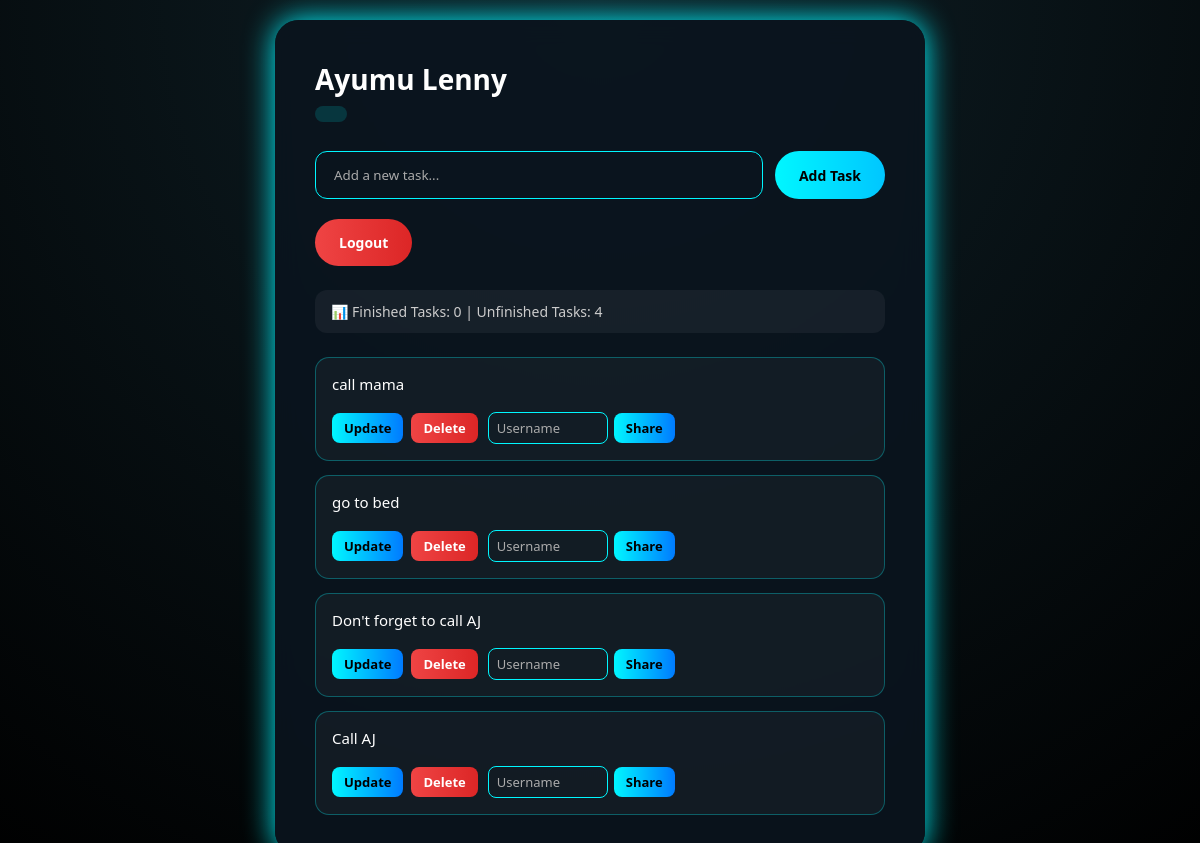
Page /home/ (signed in) on the earlier database version.
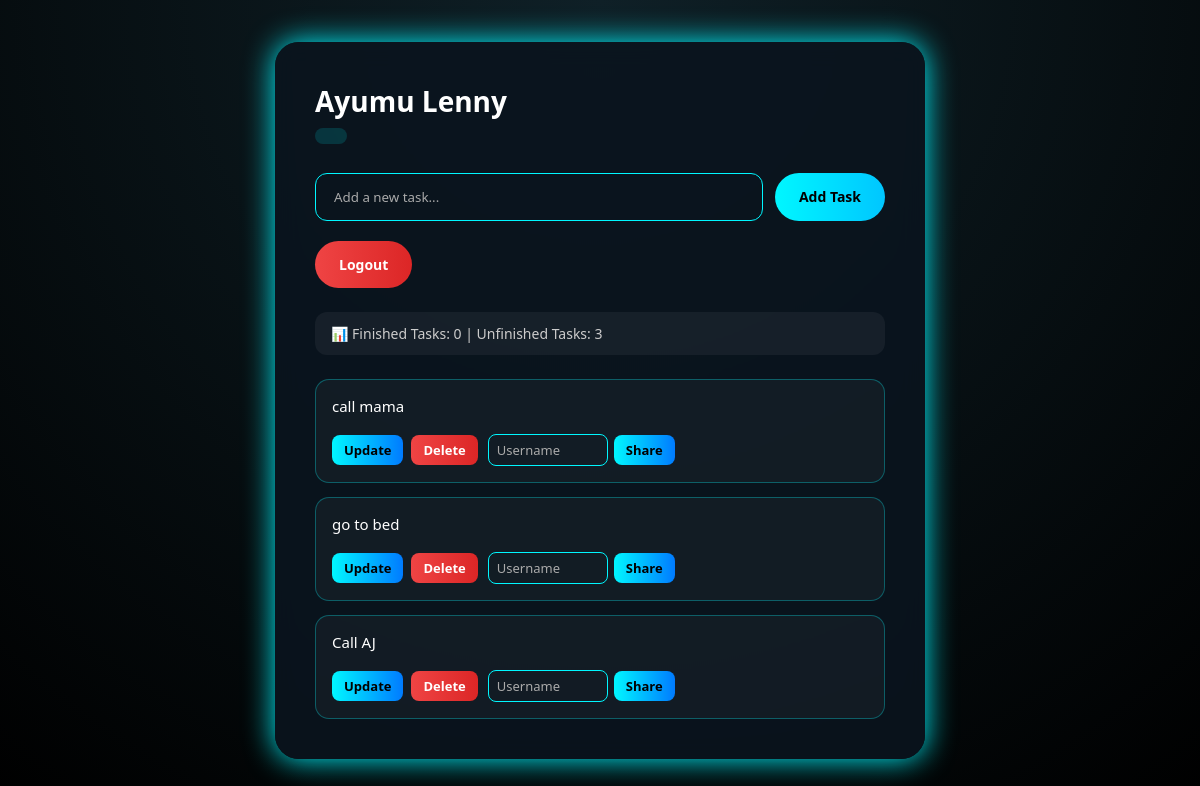
Same page on the later database version.
### TodoApp/models.py (models this page shows, shortened)
class Todo(models.Model):
    user = models.ForeignKey(User, on_delete=models.CASCADE) # 2
    content = models.CharField(max_length=200)
    is_completed = models.BooleanField(default=False)
    timestamp = models.DateTimeField(auto_now_add=True)
    shared_with = models.ManyToManyField(
        User,
        related_name='shared_tasks',
        blank=True
    )

### TodoApp/views.py (the view, shortened to what this page needs)
# urls.py: path('home/', views.home, name='home'),   # protected dashboard
@login_required(login_url='login')
def home(request):
    user = request.user
    owned_tasks = Todo.objects.filter(user=user)
    shared_tasks = Todo.objects.filter(shared_with=user)
    all_tasks = (owned_tasks | shared_tasks).distinct().order_by('-timestamp')
    finished_tasks = all_tasks.filter(is_completed=True).count()
    unfinished_tasks = all_tasks.filter(is_completed=False).count()
    context = {
        'tasks': all_tasks,
        'finished_tasks': finished_tasks,
        'unfinished_tasks': unfinished_tasks,
    }
    return render(request, 'homepage/index.html', context)

### templates/homepage/index.html (shortened to what this page needs)
<!DOCTYPE html>
<html lang="en">
<head>
</head>
<body>
<div class="center-column">
  <h4 class="username">
  {{ request.user.get_full_name|default:request.user.username }}
</h4>
  <h5 class="success-title">
  </h5>
  <form action="" class="task-form" method="POST">
    <input type="text" placeholder="Add a new task..." name="task" required>
    <input class="btn btn-primary" value="Add Task" type="submit">
  </form>
  <a href="{% url 'logout' %}">
    <input class="btn logout-btn" type="button" value="Logout">
  </a>
  <p class="task-stats">📊 Finished Tasks: {{ finished_tasks }} | Unfinished Tasks: {{ unfinished_tasks }}</p>
  <div class="todo-list">
    {% for task in tasks %}
    <div class="item-row {% if task.is_completed %}completed{% endif %}">
      <div class="task-card">
        <div class="task-text">
          {% if task.is_completed %}
            <strike>{{ task.content }}</strike>
          {% else %}
            {{ task.content }}
          {% endif %}
        </div>
        <div class="task-actions">
          <div class="left-actions">
            <a href="{% url 'update_task_status' task.id %}" class="btn btn-sm btn-info">Update</a>
            <a href="{% url 'delete_task' task.id %}" class="btn btn-sm btn-danger">Delete</a>
          </div>
          {% if task.user == request.user %}
          <form method="POST" action="{% url 'share_task' task.id %}" class="share-form">
            <input type="text" name="username" placeholder="Username" required>
            <button type="submit" class="btn btn-sm btn-info">Share</button>
          </form>
          {% else %}
            <span class="shared-label">🔗 Shared</span>
          {% endif %}
        </div>
      </div>
    </div>
    {% endfor %}
  </div>
</div>
</body>
</html>

### templates/homepage/index.html (style rules this page uses)
* { margin: 0; padding: 0; box-sizing: border-box; font-family: "Segoe UI", sans-serif; }
body { min-height: 100vh; background: radial-gradient(circle at top, #0f2027, #000); display: flex; align-items: center; justify-content: center; padding: 20px; }
.center-column { background: rgba(10, 20, 30, 0.9); backdrop-filter: blur(12px); border-radius: 24px; padding: 40px; max-width: 650px; width: 100%; box-shadow: 0 0 30px #00f7ff; color: #fff; }
.username { font-size: 28px; font-weight: 700; margin-bottom: 8px; }
.success-title { color: #00f7ff; font-size: 14px; font-weight: 600; margin-bottom: 24px; padding: 8px 16px; background: rgba(0, 247, 255, 0.15); border-radius: 10px; display: inline-block; }
.task-form { display: flex; gap: 12px; margin-bottom: 20px; }
.task-form input[type="text"] { flex: 1; padding: 14px 18px; background: transparent; border: 1px solid #00f7ff; border-radius: 12px; color: #fff; }
.task-form input::placeholder { color: #aaa; }
.btn { padding: 14px 24px; border: none; border-radius: 25px; font-weight: 600; font-size: 14px; cursor: pointer; transition: 0.3s; text-decoration: none; display: inline-block; }
.btn-primary { background: linear-gradient(90deg, #00f7ff, #00c6ff); color: #000; }
.logout-btn { background: linear-gradient(90deg, #ef4444, #dc2626); color: white; margin-bottom: 24px; }
.task-stats { font-size: 14px; margin-bottom: 24px; padding: 12px 16px; background: rgba(255, 255, 255, 0.05); border-radius: 12px; color: #ccc; }
.todo-list { display: flex; flex-direction: column; gap: 14px; }
.item-row { display: flex; align-items: flex-start; padding: 16px; background: rgba(255, 255, 255, 0.04); border: 1px solid rgba(0, 247, 255, 0.3); border-radius: 14px; transition: 0.3s; flex-direction: column; }
.btn-sm { padding: 6px 12px; font-size: 13px; border-radius: 8px; }
.btn-info { background: linear-gradient(90deg, #00f7ff, #007bff); color: #000; }
.btn-danger { background: linear-gradient(90deg, #ef4444, #dc2626); color: white; }
.task-text { font-size: 15px; margin-bottom: 8px; }
.task-card { display: flex; flex-direction: column; gap: 10px; }
.task-actions { display: flex; justify-content: space-between; align-items: center; flex-wrap: wrap; gap: 10px; }
.left-actions { display: flex; gap: 8px; }
.share-form { display: flex; gap: 6px; align-items: center; }
.share-form input { width: 120px; padding: 6px 8px; border-radius: 8px; border: 1px solid #00f7ff; background: transparent; color: #fff; font-size: 13px; }
.share-form input::placeholder { color: #aaa; }

Differences in the rows shown:
removed Todo: content "Don't forget to call AJ"
Other differences:
{{ unfinished_tasks }}: "4" → "3"
